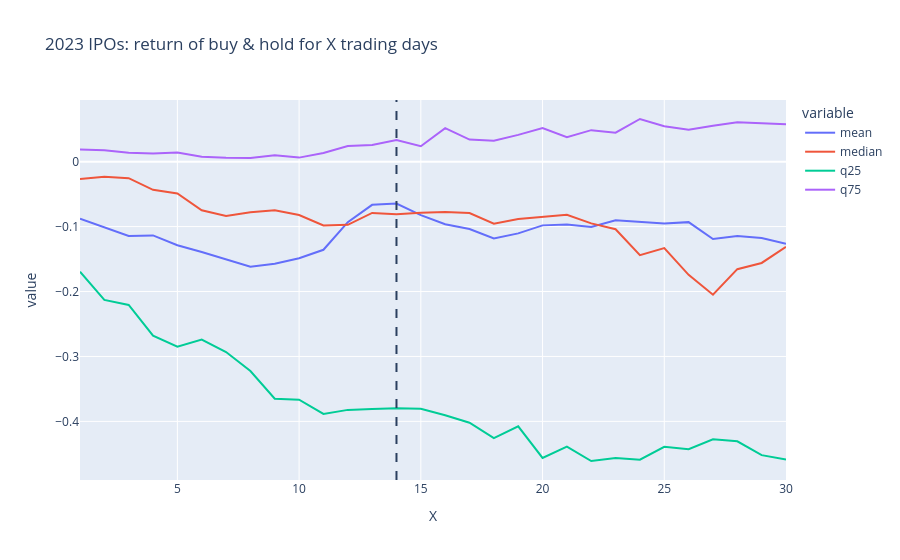

Source (notebook cell):
### Code cell
best_x = summary_2023['mean'].idxmax()
print(f"Optimal X (max mean return on 2023 IPOs): {best_x}")

fig = px.line(summary_2023.reset_index(), x='X', y=['mean', 'median', 'q25', 'q75'],
              title='2023 IPOs: return of buy & hold for X trading days')
fig.add_vline(x=best_x, line_dash='dash')
fig.show()

### Figure 1 — Plotly figure (JSON) as saved in the notebook; plotly's stock layout.template omitted (floating-point values rounded to 4 significant figures)
{"data": [{"hovertemplate": "variable=mean<br>X=%{x}<br>value=%{y}<extra></extra>", "legendgroup": "mean", "line": {"color": "#636efa", "dash": "solid"}, "marker": {"symbol": "circle"}, "mode": "lines", "name": "mean", "orientation": "v", "showlegend": true, "type": "scatter", "x": [1, 2, 3, 4, 5, 6, 7, 8, 9, 10, 11, 12, 13, 14, 15, 16, 17, 18, 19, 20, 21, 22, 23, 24, 25, 26, 27, 28, 29, 30], "xaxis": "x", "y": [-0.08789, -0.1013, -0.1145, -0.1136, -0.1287, -0.1392, -0.1507, -0.1617, -0.1572, -0.1488, -0.1357, -0.0932, -0.06655, -0.06447, -0.0823, -0.09644, -0.1038, -0.1184, -0.1104, -0.09813, -0.09677, -0.1006, -0.09021, -0.09303, -0.09519, -0.09314, -0.1192, -0.1145, -0.1175, -0.1263], "yaxis": "y"}, {"hovertemplate": "variable=median<br>X=%{x}<br>value=%{y}<extra></extra>", "legendgroup": "median", "line": {"color": "#EF553B", "dash": "solid"}, "marker": {"symbol": "circle"}, "mode": "lines", "name": "median", "orientation": "v", "showlegend": true, "type": "scatter", "x": [1, 2, 3, 4, 5, 6, 7, 8, 9, 10, 11, 12, 13, 14, 15, 16, 17, 18, 19, 20, 21, 22, 23, 24, 25, 26, 27, 28, 29, 30], "xaxis": "x", "y": [-0.02655, -0.02332, -0.02548, -0.04333, -0.04897, -0.07489, -0.0837, -0.07799, -0.07481, -0.08226, -0.09822, -0.09731, -0.07898, -0.08094, -0.07852, -0.07765, -0.07925, -0.09549, -0.0885, -0.08571, -0.08189, -0.09512, -0.1041, -0.144, -0.1331, -0.1743, -0.2049, -0.1656, -0.156, -0.1313], "yaxis": "y"}, {"hovertemplate": "variable=q25<br>X=%{x}<br>value=%{y}<extra></extra>", "legendgroup": "q25", "line": {"color": "#00cc96", "dash": "solid"}, "marker": {"symbol": "circle"}, "mode": "lines", "name": "q25", "orientation": "v", "showlegend": true, "type": "scatter", "x": [1, 2, 3, 4, 5, 6, 7, 8, 9, 10, 11, 12, 13, 14, 15, 16, 17, 18, 19, 20, 21, 22, 23, 24, 25, 26, 27, 28, 29, 30], "xaxis": "x", "y": [-0.1694, -0.213, -0.2207, -0.268, -0.285, -0.274, -0.2931, -0.3224, -0.3651, -0.3667, -0.3886, -0.3823, -0.3808, -0.3797, -0.3804, -0.3905, -0.402, -0.4257, -0.4076, -0.4563, -0.4389, -0.461, -0.4562, -0.459, -0.4392, -0.4428, -0.4274, -0.4307, -0.452, -0.4588], "yaxis": "y"}, {"hovertemplate": "variable=q75<br>X=%{x}<br>value=%{y}<extra></extra>", "legendgroup": "q75", "line": {"color": "#ab63fa", "dash": "solid"}, "marker": {"symbol": "circle"}, "mode": "lines", "name": "q75", "orientation": "v", "showlegend": true, "type": "scatter", "x": [1, 2, 3, 4, 5, 6, 7, 8, 9, 10, 11, 12, 13, 14, 15, 16, 17, 18, 19, 20, 21, 22, 23, 24, 25, 26, 27, 28, 29, 30], "xaxis": "x", "y": [0.01857, 0.01748, 0.01369, 0.01266, 0.01408, 0.007377, 0.005872, 0.005728, 0.009688, 0.006198, 0.01332, 0.02392, 0.02575, 0.03313, 0.02365, 0.05158, 0.034, 0.03231, 0.04117, 0.05173, 0.03767, 0.04847, 0.04462, 0.06566, 0.05456, 0.0491, 0.05536, 0.0605, 0.05915, 0.0576], "yaxis": "y"}], "layout": {"legend": {"title": {"text": "variable"}, "tracegroupgap": 0}, "shapes": [{"line": {"dash": "dash"}, "type": "line", "x0": 14, "x1": 14, "xref": "x", "y0": 0, "y1": 1, "yref": "y domain"}], "title": {"text": "2023 IPOs: return of buy & hold for X trading days"}, "xaxis": {"anchor": "y", "domain": [0, 1], "title": {"text": "X"}}, "yaxis": {"anchor": "x", "domain": [0, 1], "title": {"text": "value"}}}}
